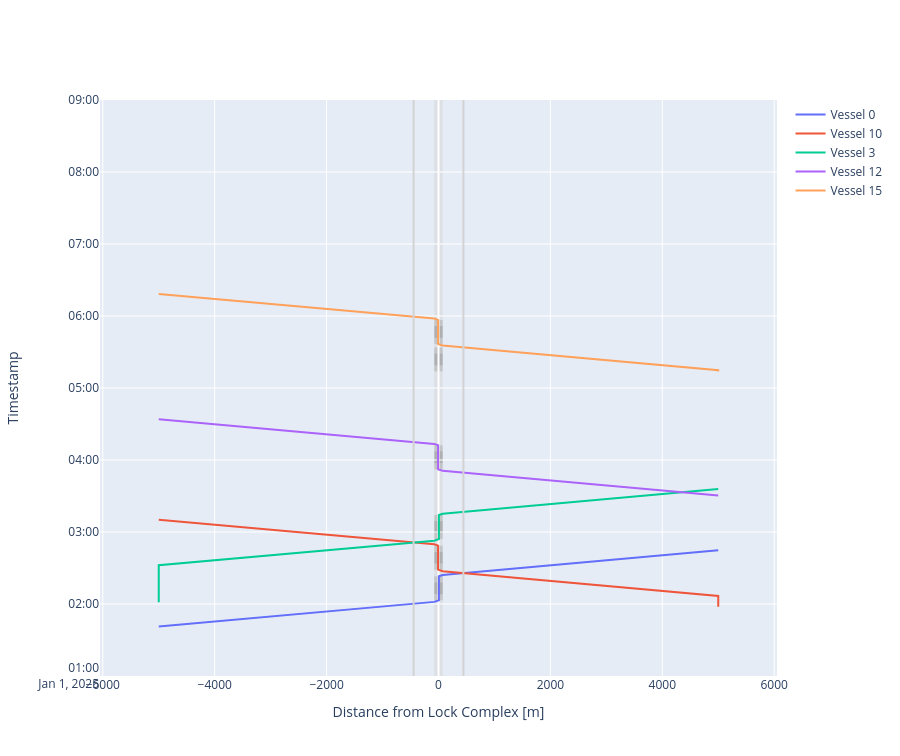

Notebook source saved alongside this figure:
### Code cell
# We can plot the time-distance diagram
fig = lock_chamber_II.plot(xlimmin = -6050, 
                           xlimmax = 6050,
                           ylimmin = pd.Timestamp('2025-01-01 01:00:00'),
                           ylimmax = pd.Timestamp('2025-01-01 09:00:00'),
                           method='Plotly')

fig.update_layout(height=cm_to_pixels(20))

### Figure 1 — Plotly figure (JSON) as saved in the notebook; plotly's stock layout.template omitted (floating-point values rounded to 4 significant figures)
{"data": [{"mode": "lines", "name": "Vessel 0", "type": "scatter", "x": [-5000.0, -5000.0, -75.0, -75.0, 7.5, 7.5, 7.5, 7.5, 7.5, 7.5, 7.5, 7.5, 75.0, 75.0, 5000.0, 5000.0], "xaxis": "x", "y": ["2025-01-01T01:41:14.550491", "2025-01-01T01:41:14.550491", "2025-01-01T02:01:45.800491", "2025-01-01T02:01:45.800491", "2025-01-01T02:03:05.984076", "2025-01-01T02:03:05.984076", "2025-01-01T02:08:05.984076", "2025-01-01T02:08:05.984076", "2025-01-01T02:18:05.984076", "2025-01-01T02:18:05.984076", "2025-01-01T02:23:05.984076", "2025-01-01T02:23:05.984076", "2025-01-01T02:24:11.588828", "2025-01-01T02:24:11.588828", "2025-01-01T02:44:42.838828", "2025-01-01T02:44:42.838828"], "yaxis": "y"}, {"mode": "lines", "name": "Vessel 10", "type": "scatter", "x": [5000.0, 5000.0, 5000.0, 5000.0, 75.0, 75.0, -7.5, -7.5, -7.5, -7.5, -7.5, -7.5, -7.5, -7.5, -75.0, -75.0, -5000.0, -5000.0], "xaxis": "x", "y": ["2025-01-01T01:57:47.065476", "2025-01-01T01:57:47.065476", "2025-01-01T02:06:45.338828", "2025-01-01T02:06:45.338828", "2025-01-01T02:27:16.588828", "2025-01-01T02:27:16.588828", "2025-01-01T02:28:36.772413", "2025-01-01T02:28:36.772413", "2025-01-01T02:33:36.772413", "2025-01-01T02:33:36.772413", "2025-01-01T02:43:36.772413", "2025-01-01T02:43:36.772413", "2025-01-01T02:48:36.772413", "2025-01-01T02:48:36.772413", "2025-01-01T02:49:42.377165", "2025-01-01T02:49:42.377165", "2025-01-01T03:10:13.627165", "2025-01-01T03:10:13.627165"], "yaxis": "y"}, {"mode": "lines", "name": "Vessel 3", "type": "scatter", "x": [-5000.0, -5000.0, -5000.0, -5000.0, -75.0, -75.0, 7.5, 7.5, 7.5, 7.5, 7.5, 7.5, 7.5, 7.5, 75.0, 75.0, 5000.0, 5000.0], "xaxis": "x", "y": ["2025-01-01T02:01:32.774660", "2025-01-01T02:01:32.774660", "2025-01-01T02:32:16.127165", "2025-01-01T02:32:16.127165", "2025-01-01T02:52:47.377165", "2025-01-01T02:52:47.377165", "2025-01-01T02:54:07.560750", "2025-01-01T02:54:07.560750", "2025-01-01T02:59:07.560750", "2025-01-01T02:59:07.560750", "2025-01-01T03:09:07.560750", "2025-01-01T03:09:07.560750", "2025-01-01T03:14:07.560750", "2025-01-01T03:14:07.560750", "2025-01-01T03:15:13.165502", "2025-01-01T03:15:13.165502", "2025-01-01T03:35:44.415502", "2025-01-01T03:35:44.415502"], "yaxis": "y"}, {"mode": "lines", "name": "Vessel 12", "type": "scatter", "x": [5000.0, 5000.0, 75.0, 75.0, -7.5, -7.5, -7.5, -7.5, -7.5, -7.5, -7.5, -7.5, -75.0, -75.0, -5000.0, -5000.0], "xaxis": "x", "y": ["2025-01-01T03:30:27.343527", "2025-01-01T03:30:27.343527", "2025-01-01T03:50:58.593527", "2025-01-01T03:50:58.593527", "2025-01-01T03:52:18.777112", "2025-01-01T03:52:18.777112", "2025-01-01T03:57:18.777112", "2025-01-01T03:57:18.777112", "2025-01-01T04:07:18.777112", "2025-01-01T04:07:18.777112", "2025-01-01T04:12:18.777112", "2025-01-01T04:12:18.777112", "2025-01-01T04:13:24.381864", "2025-01-01T04:13:24.381864", "2025-01-01T04:33:55.631864", "2025-01-01T04:33:55.631864"], "yaxis": "y"}, {"mode": "lines", "name": "Vessel 15", "type": "scatter", "x": [5000.0, 5000.0, 5000.0, 5000.0, 75.0, 75.0, -7.5, -7.5, -7.5, -7.5, -7.5, -7.5, -7.5, -7.5, -75.0, -75.0, -5000.0, -5000.0], "xaxis": "x", "y": ["2025-01-01T05:13:51.166654", "2025-01-01T05:13:51.166654", "2025-01-01T05:14:52.416654", "2025-01-01T05:14:52.416654", "2025-01-01T05:35:23.666654", "2025-01-01T05:35:23.666654", "2025-01-01T05:36:43.850240", "2025-01-01T05:36:43.850240", "2025-01-01T05:41:43.850240", "2025-01-01T05:41:43.850240", "2025-01-01T05:51:43.850240", "2025-01-01T05:51:43.850240", "2025-01-01T05:56:43.850240", "2025-01-01T05:56:43.850240", "2025-01-01T05:57:49.454991", "2025-01-01T05:57:49.454991", "2025-01-01T06:18:20.704991", "2025-01-01T06:18:20.704991"], "yaxis": "y"}], "layout": {"height": 756, "shapes": [{"fillcolor": "lightgrey", "layer": "below", "line": {"width": 0}, "name": "Lock Geometry", "opacity": 0.5, "type": "rect", "x0": -75, "x1": 75.0, "y0": "2025-01-01T01:00:00", "y1": "2025-01-01T09:00:00"}, {"fillcolor": "darkgrey", "layer": "below", "line": {"width": 0}, "name": "Lock gate closing", "opacity": 0.5, "type": "rect", "x0": -75, "x1": 75.0, "xref": "x", "y0": "2025-01-01T02:03:05.984076", "y1": "2025-01-01T02:08:05.984076", "yref": "y"}, {"fillcolor": "grey", "layer": "below", "line": {"width": 0}, "name": "Lock levelling", "opacity": 0.5, "type": "rect", "x0": -75, "x1": 75.0, "xref": "x", "y0": "2025-01-01T02:08:05.984076", "y1": "2025-01-01T02:18:05.984076", "yref": "y"}, {"fillcolor": "darkgrey", "layer": "below", "line": {"width": 0}, "name": "Lock gate opening", "opacity": 0.5, "type": "rect", "x0": -75, "x1": 75.0, "xref": "x", "y0": "2025-01-01T02:18:05.984076", "y1": "2025-01-01T02:23:05.984076", "yref": "y"}, {"fillcolor": "darkgrey", "layer": "below", "line": {"width": 0}, "name": "Lock gate closing", "opacity": 0.5, "type": "rect", "x0": -75, "x1": 75.0, "xref": "x", "y0": "2025-01-01T02:28:36.772413", "y1": "2025-01-01T02:33:36.772413", "yref": "y"}, {"fillcolor": "grey", "layer": "below", "line": {"width": 0}, "name": "Lock levelling", "opacity": 0.5, "type": "rect", "x0": -75, "x1": 75.0, "xref": "x", "y0": "2025-01-01T02:33:36.772413", "y1": "2025-01-01T02:43:36.772413", "yref": "y"}, {"fillcolor": "darkgrey", "layer": "below", "line": {"width": 0}, "name": "Lock gate opening", "opacity": 0.5, "type": "rect", "x0": -75, "x1": 75.0, "xref": "x", "y0": "2025-01-01T02:43:36.772413", "y1": "2025-01-01T02:48:36.772413", "yref": "y"}, {"fillcolor": "darkgrey", "layer": "below", "line": {"width": 0}, "name": "Lock gate closing", "opacity": 0.5, "type": "rect", "x0": -75, "x1": 75.0, "xref": "x", "y0": "2025-01-01T02:54:07.560750", "y1": "2025-01-01T02:59:07.560750", "yref": "y"}, {"fillcolor": "grey", "layer": "below", "line": {"width": 0}, "name": "Lock levelling", "opacity": 0.5, "type": "rect", "x0": -75, "x1": 75.0, "xref": "x", "y0": "2025-01-01T02:59:07.560750", "y1": "2025-01-01T03:09:07.560750", "yref": "y"}, {"fillcolor": "darkgrey", "layer": "below", "line": {"width": 0}, "name": "Lock gate opening", "opacity": 0.5, "type": "rect", "x0": -75, "x1": 75.0, "xref": "x", "y0": "2025-01-01T03:09:07.560750", "y1": "2025-01-01T03:14:07.560750", "yref": "y"}, {"fillcolor": "darkgrey", "layer": "below", "line": {"width": 0}, "name": "Lock gate closing", "opacity": 0.5, "type": "rect", "x0": -75, "x1": 75.0, "xref": "x", "y0": "2025-01-01T03:52:18.777112", "y1": "2025-01-01T03:57:18.777112", "yref": "y"}, {"fillcolor": "grey", "layer": "below", "line": {"width": 0}, "name": "Lock levelling", "opacity": 0.5, "type": "rect", "x0": -75, "x1": 75.0, "xref": "x", "y0": "2025-01-01T03:57:18.777112", "y1": "2025-01-01T04:07:18.777112", "yref": "y"}, {"fillcolor": "darkgrey", "layer": "below", "line": {"width": 0}, "name": "Lock gate opening", "opacity": 0.5, "type": "rect", "x0": -75, "x1": 75.0, "xref": "x", "y0": "2025-01-01T04:07:18.777112", "y1": "2025-01-01T04:12:18.777112", "yref": "y"}, {"fillcolor": "darkgrey", "layer": "below", "line": {"width": 0}, "name": "Lock gate closing", "opacity": 0.5, "type": "rect", "x0": -75, "x1": 75.0, "xref": "x", "y0": "2025-01-01T05:13:51.166654", "y1": "2025-01-01T05:18:51.166654", "yref": "y"}, {"fillcolor": "grey", "layer": "below", "line": {"width": 0}, "name": "Lock levelling", "opacity": 0.5, "type": "rect", "x0": -75, "x1": 75.0, "xref": "x", "y0": "2025-01-01T05:18:51.166654", "y1": "2025-01-01T05:28:51.166654", "yref": "y"}, {"fillcolor": "darkgrey", "layer": "below", "line": {"width": 0}, "name": "Lock gate opening", "opacity": 0.5, "type": "rect", "x0": -75, "x1": 75.0, "xref": "x", "y0": "2025-01-01T05:28:51.166654", "y1": "2025-01-01T05:33:51.166654", "yref": "y"}, {"fillcolor": "darkgrey", "layer": "below", "line": {"width": 0}, "name": "Lock gate closing", "opacity": 0.5, "type": "rect", "x0": -75, "x1": 75.0, "xref": "x", "y0": "2025-01-01T05:36:43.850240", "y1": "2025-01-01T05:41:43.850240", "yref": "y"}, {"fillcolor": "grey", "layer": "below", "line": {"width": 0}, "name": "Lock levelling", "opacity": 0.5, "type": "rect", "x0": -75, "x1": 75.0, "xref": "x", "y0": "2025-01-01T05:41:43.850240", "y1": "2025-01-01T05:51:43.850240", "yref": "y"}, {"fillcolor": "darkgrey", "layer": "below", "line": {"width": 0}, "name": "Lock gate opening", "opacity": 0.5, "type": "rect", "x0": -75, "x1": 75.0, "xref": "x", "y0": "2025-01-01T05:51:43.850240", "y1": "2025-01-01T05:56:43.850240", "yref": "y"}, {"line": {"color": "lightgrey"}, "type": "line", "x0": -445, "x1": -445, "xref": "x", "y0": 0, "y1": 1, "yref": "y domain"}, {"line": {"color": "lightgrey"}, "type": "line", "x0": 445, "x1": 445, "xref": "x", "y0": 0, "y1": 1, "yref": "y domain"}], "showlegend": true, "xaxis": {"anchor": "y", "domain": [0, 1], "range": [-6050, 6050], "title": {"text": "Distance from Lock Complex [m]"}}, "yaxis": {"anchor": "x", "domain": [0, 1], "range": ["2025-01-01T01:00:00", "2025-01-01T09:00:00"], "title": {"text": "Timestamp"}}}}
